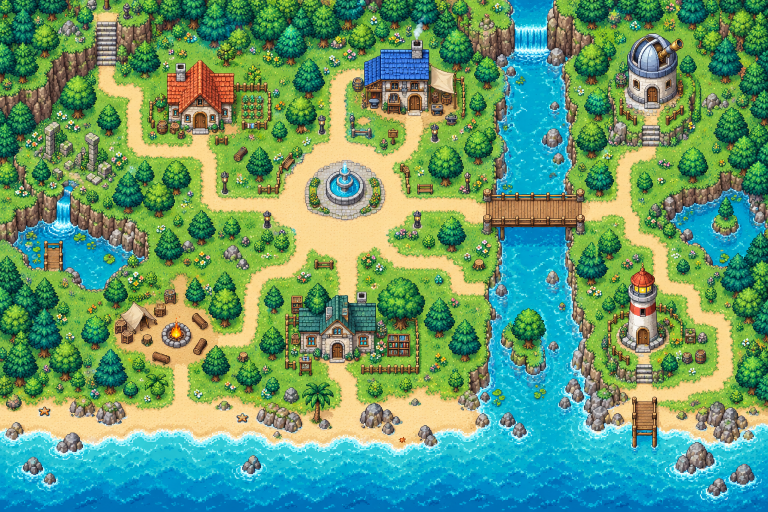
#> input picture assets/island.png, 1536 x 1024 px (shown at 1/2 size)
$ python build-collisions.py
#> lines starting #> are read from the running program, lines starting #| are printed output that depends on the picture; after the words box and inside, x2 and y2 are one past the last pixel; in counts of white or black regions, pixels touching at a corner belong together
"""Rebuild the ground-matched collision grids from the three game maps.

Optional authoring utility: Python + Pillow + NumPy + SciPy.
The shipped game uses collision-data.js directly and has no Python dependency.
The map artwork is read, never modified. Geometry overrides cover stone bridges,
stairs, and solid buildings that cannot be inferred reliably from colour alone.
"""
from pathlib import Path
import json
import numpy as np
from PIL import Image, ImageDraw
from scipy.ndimage import binary_closing, binary_fill_holes, binary_erosion, label

ROOT=Path(__file__).resolve().parents[1]
CELL=4  # image pixels; 8 pixels after the world's 2x geometry transform
OVERRIDES={
 'sunhaven':{
  'image':'island.png','seed':(640,475),
  'floors':[
   [(980,402),(1156,402),(1156,439),(980,439)],
   [(199,50),(229,50),(229,174),(199,174)],
   [(1284,251),(1320,251),(1320,301),(1284,301)],
   [(1278,730),(1300,730),(1300,872),(1278,872)],
  ],
  'blocks':[
   [(329,115),(471,115),(471,266),(329,266)],
   [(720,90),(865,90),(865,227),(720,227)],
   [(587,588),(760,588),(760,713),(587,713)],
   [(1249,64),(1365,64),(1365,238),(1249,238)],
   [(1254,540),(1319,540),(1319,693),(1254,693)],
   [(686,309),(727,316),(761,348),(768,385),(751,414),(711,435),(667,429),(625,405),(616,364),(634,332)],
   [(327,650),(370,650),(376,683),(350,697),(324,684)],
  ]},
 'moonveil':{
  'image':'moonveil.png','seed':(620,475),
  'floors':[
   [(844,291),(976,291),(976,320),(844,320)],
   [(862,683),(1004,683),(1004,713),(862,713)],
   [(151,796),(234,791),(270,815),(280,868),(240,904),(154,895),(125,861),(126,824)],
   [(219,255),(259,245),(266,280),(229,292)],
   [(1419,393),(1469,403),(1455,451),(1411,442)],
   [(70,613),(112,619),(110,668),(63,664)],
  ],'blocks':[]},
 'emberfall':{'image':'emberfall.png','seed':(725,535),'floors':[
  [(873,316),(1014,316),(1014,344),(873,344)],
  [(891,683),(1073,683),(1073,715),(891,715)]
 ],'blocks':[]}
}

def draw_polygons(mask, polygons, value):
 im=Image.fromarray((mask*255).astype('uint8'));d=ImageDraw.Draw(im)
 for p in polygons:d.polygon(p,fill=255 if value else 0)
 return np.array(im)>0

def runs(row):
 result=[];start=None
 for x,v in enumerate(list(row)+[False]):
  if v and start is None:start=x
  elif not v and start is not None:result.extend([start,x-start]);start=None
 return result

def build():
 data={};report=[]
 for key,spec in OVERRIDES.items():
  rgb=np.asarray(Image.open(ROOT/'assets'/spec['image']).convert('RGB')).astype(float)
  r,g,b=rgb[:,:,0],rgb[:,:,1],rgb[:,:,2]
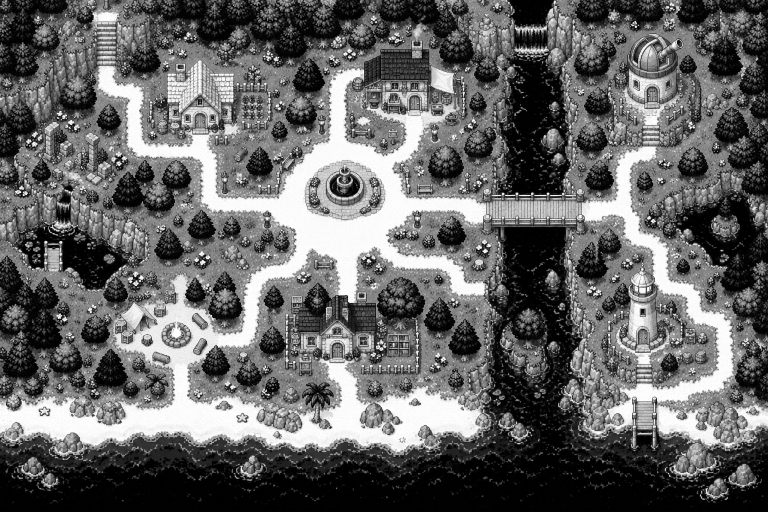
#> r: shape (1024, 1536) float64 (shown at 1/2 size); min 0, max 255, mean 101.3
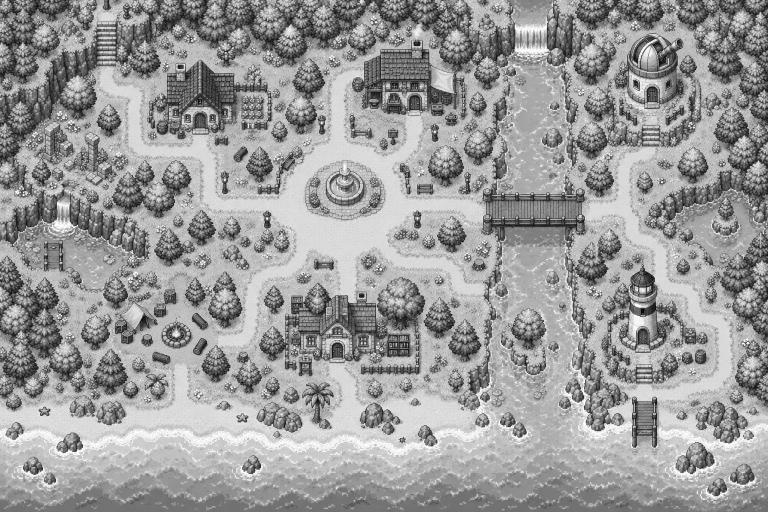
#> g: shape (1024, 1536) float64 (shown at 1/2 size); min 0, max 255, mean 154.3
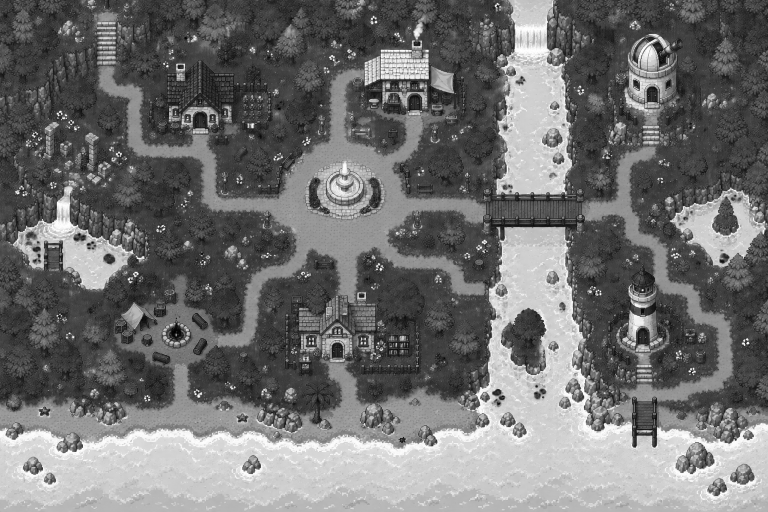
#> b: shape (1024, 1536) float64 (shown at 1/2 size); min 0, max 255, mean 112.2
  # The authored maps deliberately use warm sand/stone to distinguish walkable
  # terrain from forest, cliffs, water and lava.
  ground=(r>132)&(g>108)&(b>58)&(r>g*1.035)&(g>b*1.025)&((r-g)<74)&((g-b)<110)
#> ground: shape (1024, 1536) bool; 16.8% white; 3717 white regions (3070 under 20 px), largest, box (x1, y1, x2, y2) and area: (0, 131, 982, 898) 160012, (1154, 293, 1467, 861) 27098, (1312, 811, 1440, 886) 4427
  yy,xx=np.ogrid[-3:4,-3:4];disk=xx*xx+yy*yy<=9
  ground=binary_closing(ground,structure=disk)
#> ground: shape (1024, 1536) bool; 19.9% white; 1271 white regions (900 under 20 px), largest, box (x1, y1, x2, y2) and area: (3, 91, 1467, 899) 248616, (219, 439, 297, 527) 2676, (185, 24, 265, 102) 2668
  # Close tiny texture holes, never large terrain islands.
  holes=binary_fill_holes(ground)&~ground
#> holes: shape (1024, 1536) bool; 1.6% white; 103 white regions, largest, box (x1, y1, x2, y2) and area: (617, 324, 732, 430) 6569, (323, 647, 382, 697) 1998, (719, 353, 765, 432) 1555
  tags,n=label(holes);sizes=np.bincount(tags.ravel());small=sizes<90;small[0]=False
#> after `tags, n = label(holes)`:
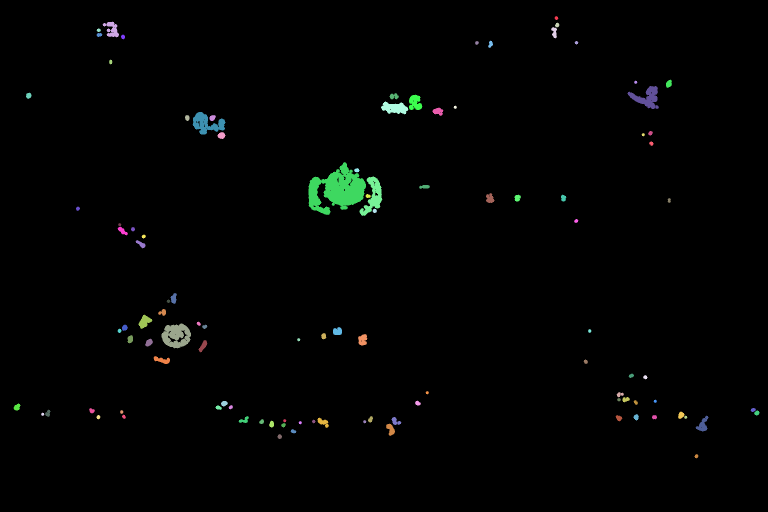
#> tags: shape (1024, 1536) int32 (shown at 1/2 size); 106 distinct labels, from 0 to 105; one colour per label, 0 black
#> after `tags, n = label(holes)`: n = 105
#> after `sizes = np.bincount(tags.ravel())`: sizes = 106 values, max 1548454 at index 0, min 29 at index 13, mean 14838.3
  ground |= small[tags]
#> ground: shape (1024, 1536) bool; 20.1% white; 1271 white regions (900 under 20 px), largest, box (x1, y1, x2, y2) and area: (3, 91, 1467, 899) 250831, (185, 24, 265, 102) 2836, (219, 439, 297, 527) 2803
  ground=draw_polygons(ground,spec['floors'],True)
#> in draw_polygons, `return np.array(im)>0`: returned value: shape (1024, 1536) bool; 20.2% white; 1255 white regions (887 under 20 px), largest, box (x1, y1, x2, y2) and area: (3, 24, 1467, 899) 258158, (219, 439, 297, 527) 2803, (1459, 807, 1533, 881) 2767
  ground=draw_polygons(ground,spec['blocks'],False)
#> in draw_polygons (call 2), `return np.array(im)>0`: returned value: shape (1024, 1536) bool; 18.3% white; 1100 white regions (753 under 20 px), largest, box (x1, y1, x2, y2) and area: (3, 24, 1467, 899) 233121, (219, 439, 297, 527) 2803, (1459, 807, 1533, 881) 2767
  ground[:10,:]=False;ground[-10:,:]=False;ground[:,:10]=False;ground[:,-10:]=False
#> after `ground[:, :10] = False`:
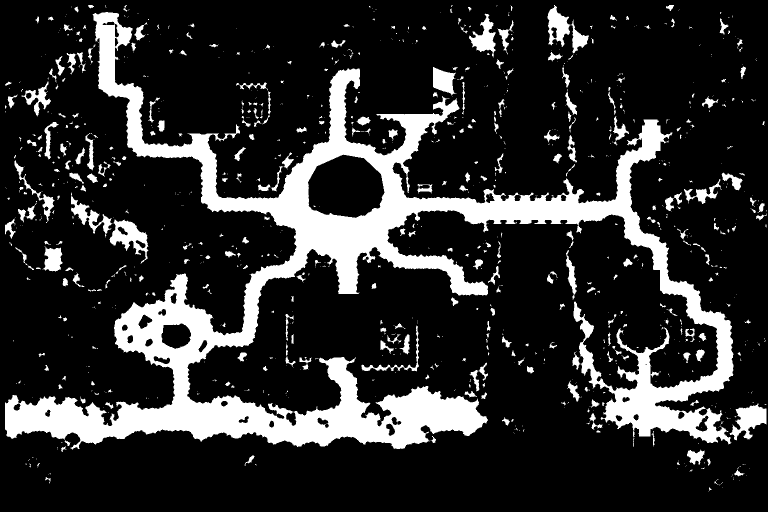
#> ground: shape (1024, 1536) bool (shown at 1/2 size); 18.3% white; 1091 white regions (748 under 20 px), largest, box (x1, y1, x2, y2) and area: (10, 24, 1467, 899) 232746, (219, 439, 297, 527) 2803, (1459, 807, 1533, 881) 2767
#> after `ground[:, -10:] = False`: ground: shape (1024, 1536) bool; 18.3% white; 1084 white regions (742 under 20 px), largest, box (x1, y1, x2, y2) and area: (10, 24, 1467, 899) 232746, (219, 439, 297, 527) 2803, (1459, 807, 1526, 881) 2557
  # A cell is ground only if most of its pixels are actually walkable.
  coarse=ground.reshape(256,CELL,384,CELL).mean(axis=(1,3))>.7
#> coarse: shape (256, 384) bool; 16.1% white; 365 white regions (344 under 20 px), largest, box (x1, y1, x2, y2) and area: (3, 6, 366, 224) 13551, (55, 110, 74, 127) 147, (366, 203, 381, 220) 139
  tags,n=label(coarse);sx,sy=spec['seed'];seed=tags[sy//CELL,sx//CELL]
#> after `tags, n = label(coarse)`:
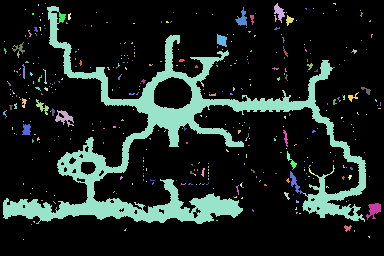
#> tags: shape (256, 384) int32; 439 distinct labels, from 0 to 438; one colour per label, 0 black
#> after `tags, n = label(coarse)`: n = 438
#> after `seed = tags[sy // CELL, sx // CELL]`: seed = 5
  if not seed:raise ValueError(f'{key}: spawn seed is not ground')
  # Only keep the connected navigable component; isolated rooftops and rocks
  # cannot become accidental destinations.
  coarse &= tags==seed
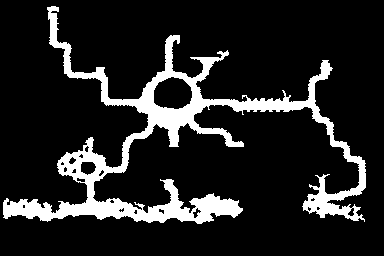
#> coarse: shape (256, 384) bool; 13.6% white; 1 white region, box (x1, y1, x2, y2) and area: (3, 6, 366, 224) 13340
  data[key]={'cols':384,'rows':256,'cell':8,'rowRuns':[runs(row) for row in coarse]}
  report.append(f'{key}: {int(coarse.sum())} ground cells')
#> pass 2 of the loop in build, `for key,spec in OVERRIDES.items():`:
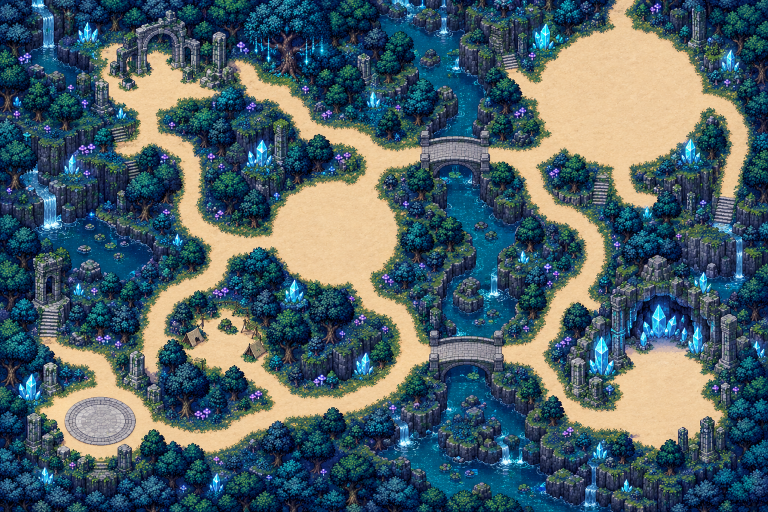
#> input picture assets/moonveil.png, 1536 x 1024 px (shown at 1/2 size)
#> in build, `holes=binary_fill_holes(ground)&~ground`:
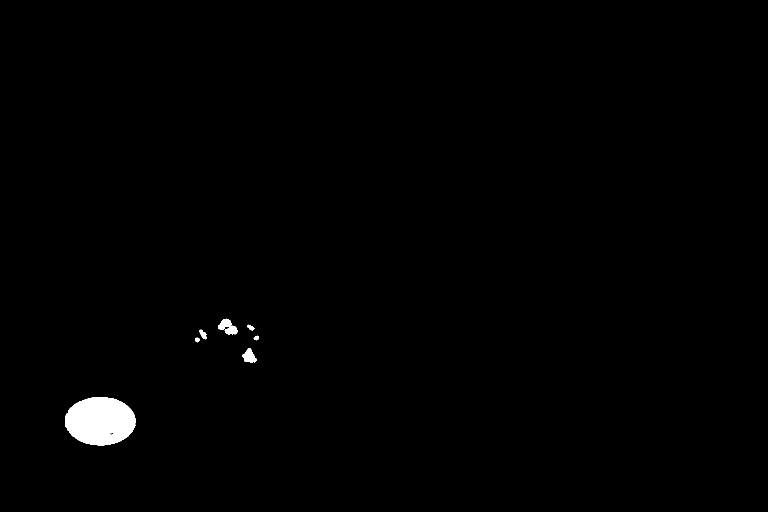
#> holes: shape (1024, 1536) bool (shown at 1/2 size); 0.78% white; 7 white regions, largest, box (x1, y1, x2, y2) and area: (130, 794, 272, 891) 10709, (436, 637, 476, 669) 702, (484, 696, 514, 726) 507
#> in build, `tags, n = label(holes)`: n = 7
#> sizes = [1560550, 702, 100, 163, 68, 65, 507, 10709]
#> small = [False, False, False, False, True, True, False, False]
#> im: PIL image 1536x1024 L; 21.2% white; 749 white regions (708 under 20 px), largest, box (x1, y1, x2, y2) and area: (74, 86, 863, 929) 173213, (975, 3, 1500, 901) 156148, (363, 807, 377, 834) 129
#> im: PIL image 1536x1024 L; 22.8% white; 730 white regions (688 under 20 px), largest, box (x1, y1, x2, y2) and area: (74, 3, 1500, 929) 350045, (1411, 393, 1470, 452) 2442, (63, 613, 114, 669) 2306
#> in build, `tags, n = label(coarse)`: n = 38
#> seed = 1
#> in build, `coarse &= tags==seed`:
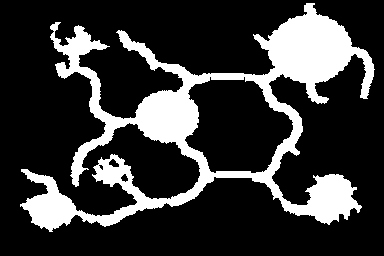
#> coarse: shape (256, 384) bool; 21.5% white; 1 white region, box (x1, y1, x2, y2) and area: (20, 3, 375, 232) 21150
#> pass 3 of the loop in build, `for key,spec in OVERRIDES.items():`:
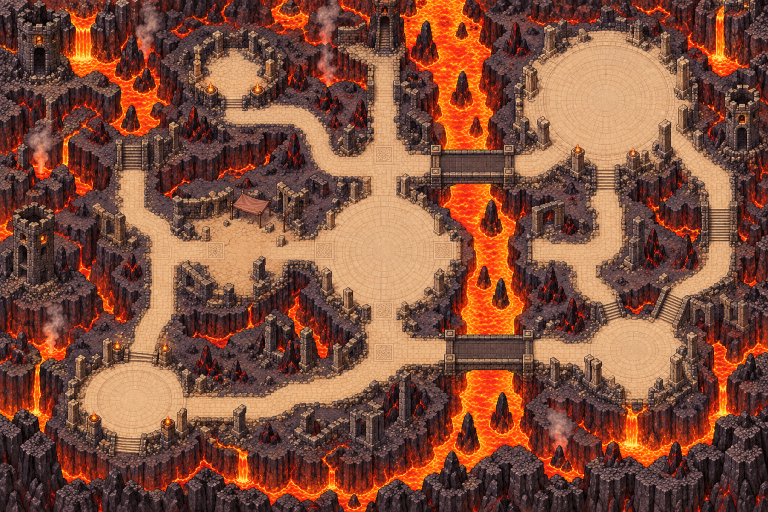
#> input picture assets/emberfall.png, 1536 x 1024 px (shown at 1/2 size)
#> in build, `ground=(r>132)&(g>108)&(b>58)&(r>g*1.035)&(g>b*1.025)&((r-g)<74)&((g-b..`:
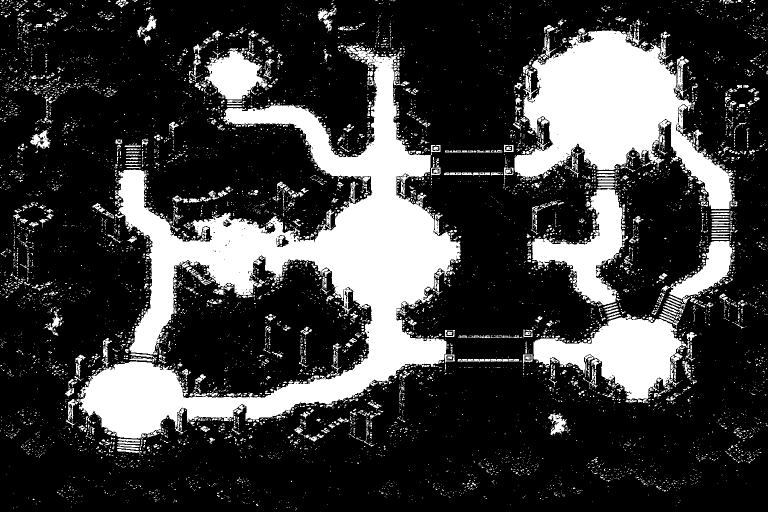
#> ground: shape (1024, 1536) bool (shown at 1/2 size); 24% white; 8220 white regions (7499 under 20 px), largest, box (x1, y1, x2, y2) and area: (155, 89, 922, 877) 175193, (1029, 50, 1467, 419) 73617, (1067, 628, 1374, 806) 26320
#> holes: shape (1024, 1536) bool; 7.9% white; 92 white regions, largest, box (x1, y1, x2, y2) and area: (310, 525, 743, 791) 70489, (1200, 248, 1425, 639) 43370, (708, 825, 734, 882) 1132
#> in build, `tags, n = label(holes)`:
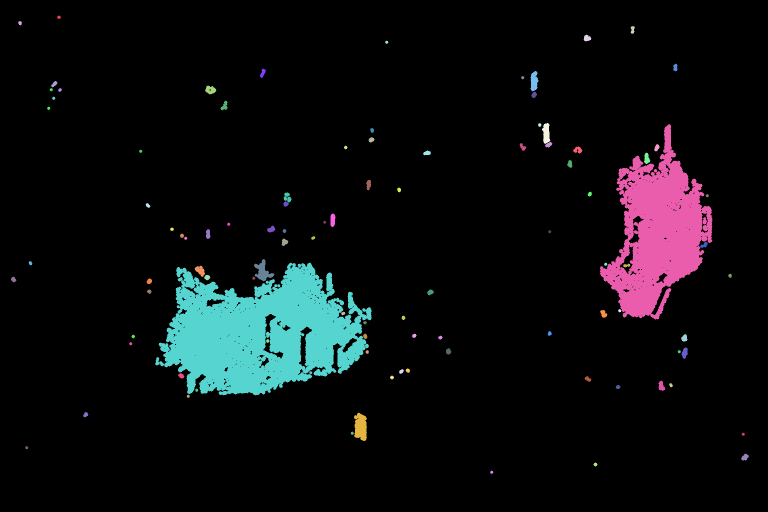
#> tags: shape (1024, 1536) int32 (shown at 1/2 size); 101 distinct labels, from 0 to 100; one colour per label, 0 black
#> in build, `tags, n = label(holes)`: n = 100
#> sizes = 101 values, max 1449280 at index 0, min 29 at index 5, mean 15572.9
#> in build, `tags, n = label(coarse)`: n = 438
#> seed = 17
 (ROOT/'collision-data.js').write_text('/* Generated by tools/build-collisions.py. Ground and collision share image coordinates. */\n(function(root){const data='+json.dumps(data,separators=(',',':'))+';if(typeof module!=="undefined"&&module.exports)module.exports=data;else root.PixelCollisionData=data;})(typeof globalThis!=="undefined"?globalThis:this);\n')
 print('\n'.join(report))
#| sunhaven: 13340 ground cells
#| moonveil: 21150 ground cells
#| emberfall: 24543 ground cells

if __name__=='__main__':build()
